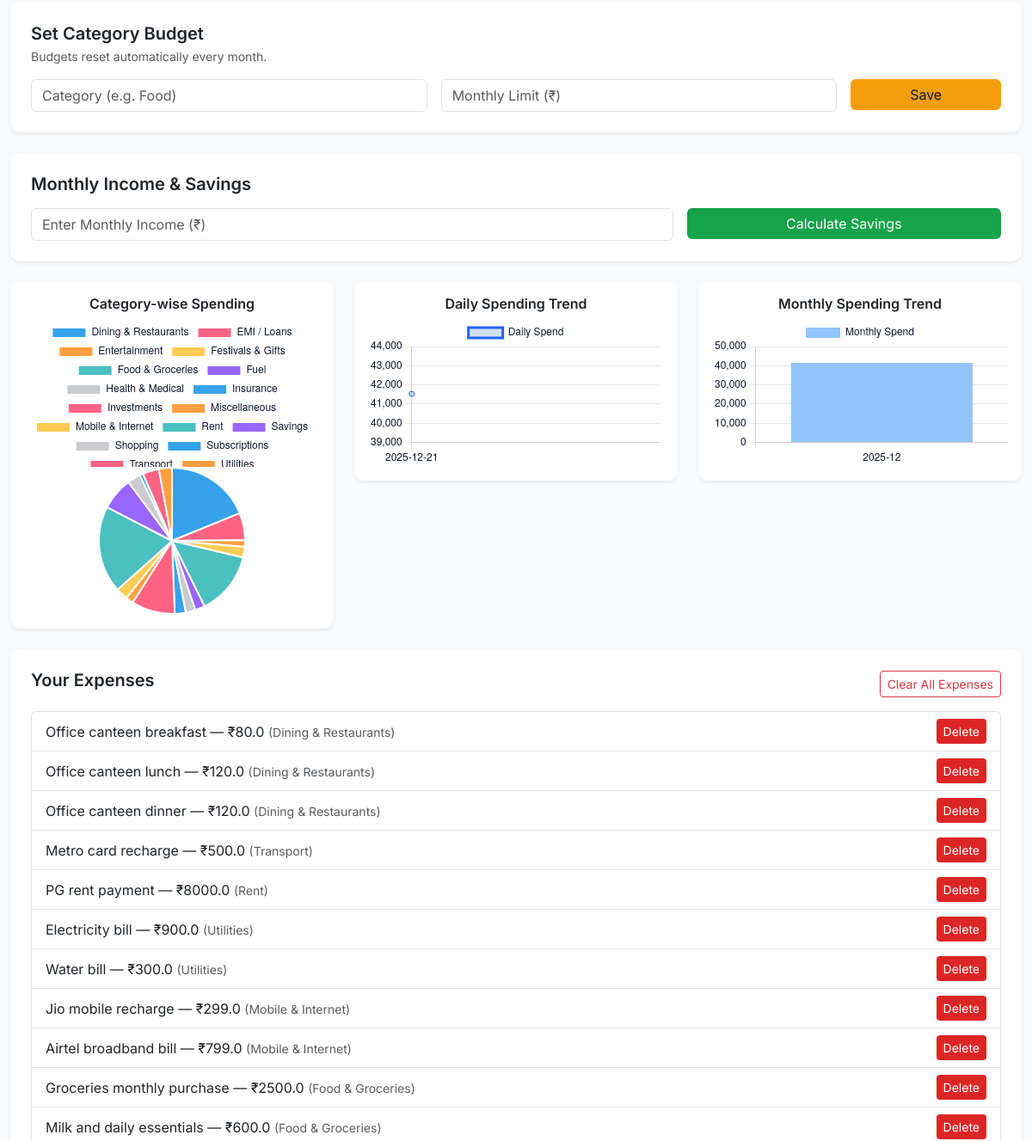
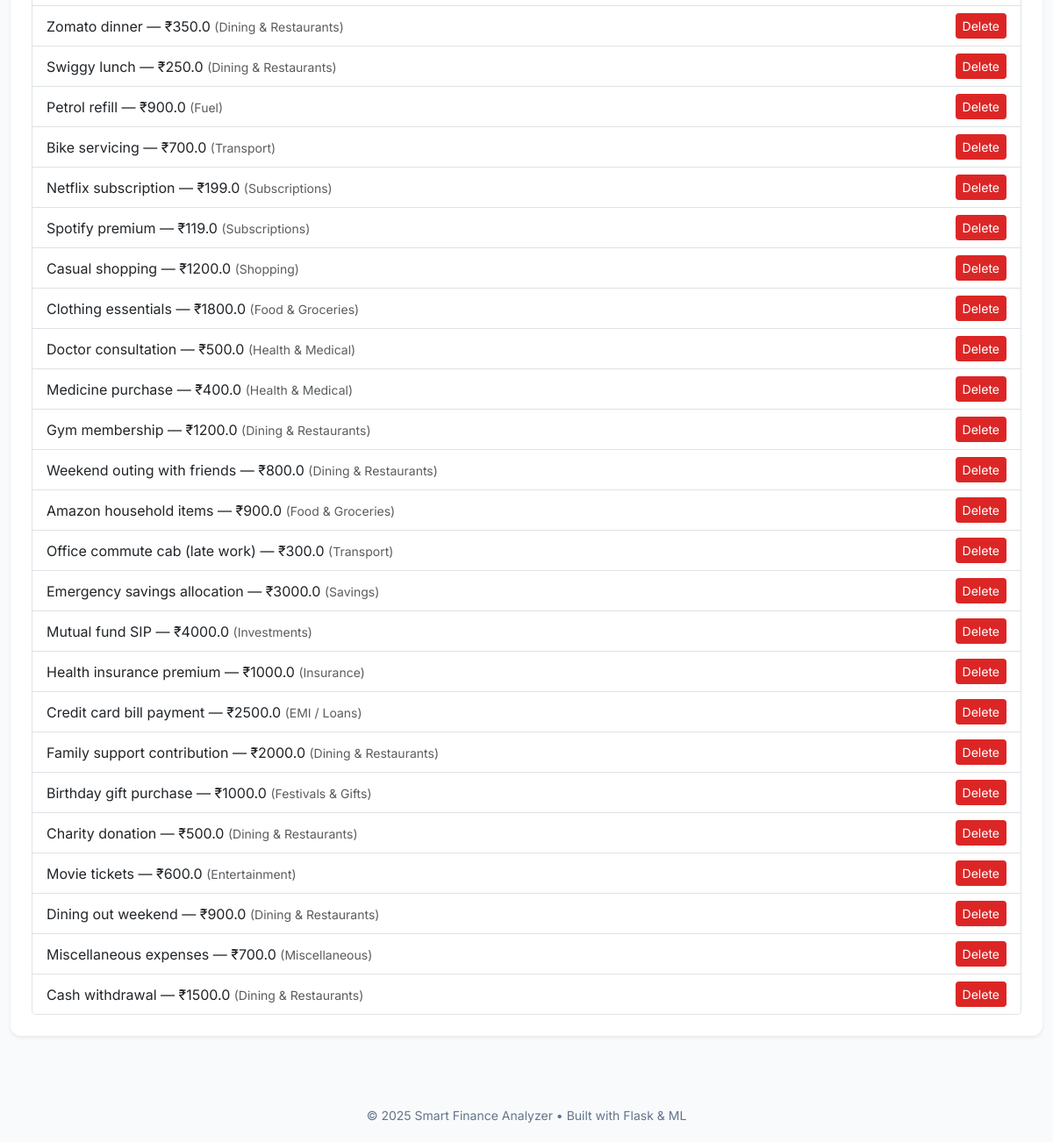
Page /dashboard (signed in, lower part) on the earlier database version (2 pictures, top to bottom).
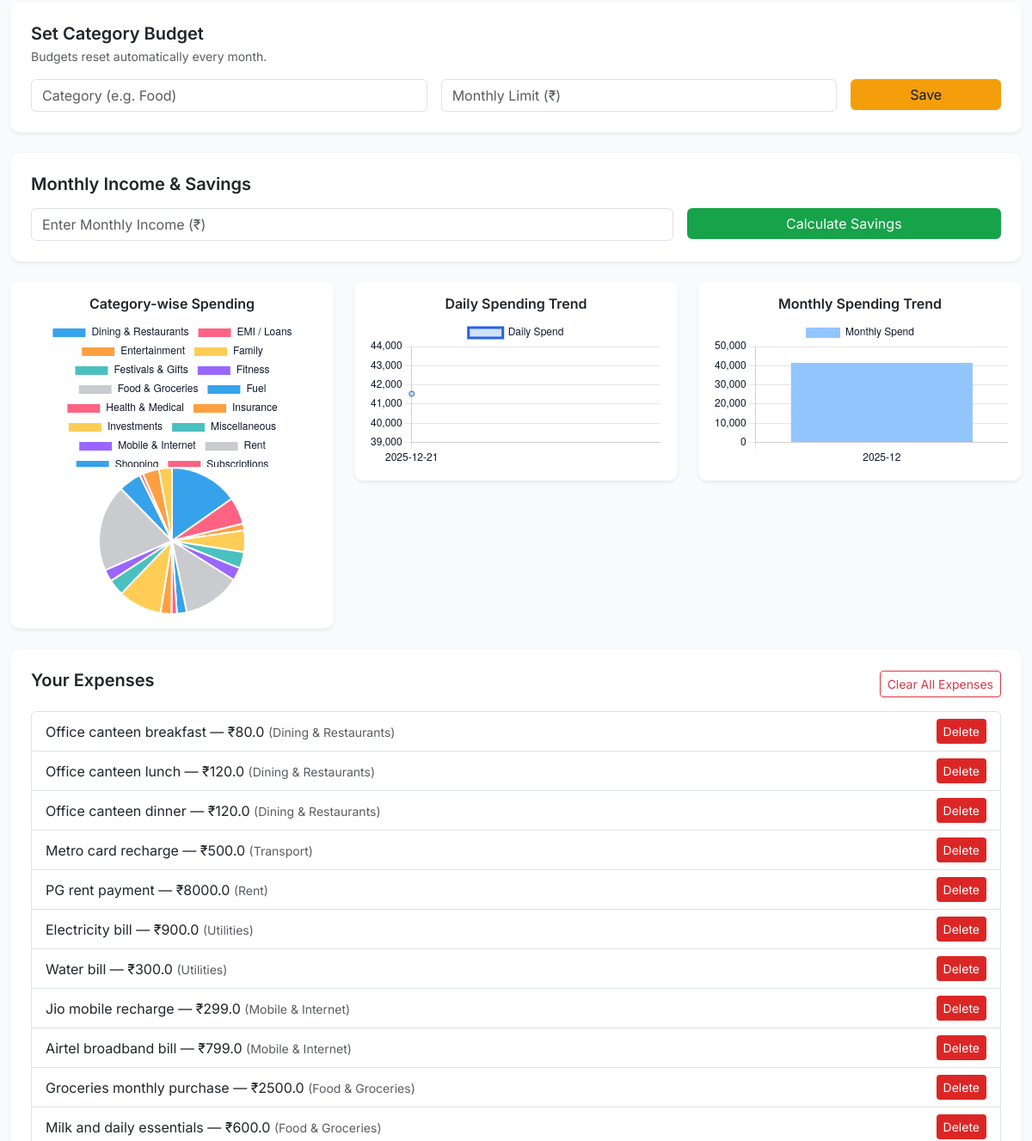
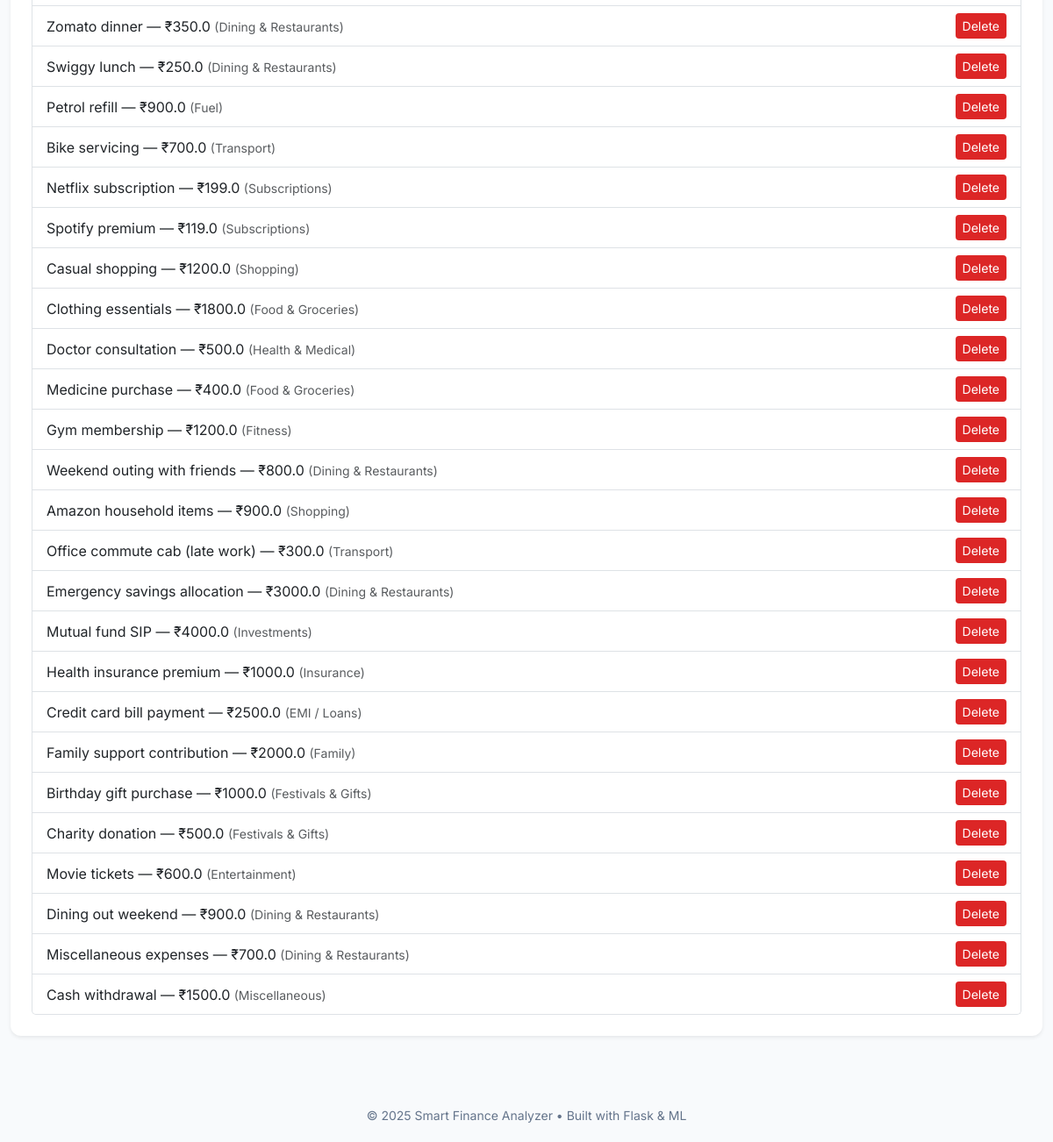
Same page on the later database version (2 pictures, top to bottom).
### models.py (models this page shows)
class Expense(db.Model):
    id = db.Column(db.Integer, primary_key=True)
    user_id = db.Column(db.Integer, db.ForeignKey("user.id"))
    amount = db.Column(db.Float)
    description = db.Column(db.String(200))
    category = db.Column(db.String(50))
    date = db.Column(db.DateTime, default=datetime.utcnow)

### app.py (the view, shortened to what this page needs)
@app.route("/dashboard", methods=["GET", "POST"])
@login_required
def dashboard():
    alert_messages = []
    predicted_savings = None
    health_score = None
    expenses = Expense.query.filter_by(
        user_id=current_user.id
    ).order_by(Expense.date.desc()).all()
    amounts_only = [e.amount for e in expenses]
    total_spent = sum(amounts_only)
    income_value = None
    savings_value = None
    savings_rate = None
    IGNORE_ANOMALY_CATEGORIES = [
        "Savings", "Investments", "Insurance",
        "Rent", "EMI / Loans"
    ]
    if len(amounts_only) >= 3:
        mean = statistics.mean(amounts_only)
        std = statistics.stdev(amounts_only)
        for e in expenses:
            if e.category in IGNORE_ANOMALY_CATEGORIES:
                continue
            if e.amount > mean + 3 * std:
                alert_messages.append(
                    f"Spending spike detected: ₹{e.amount} in {e.category}. Please review."
                )
    current_month = datetime.now().strftime("%Y-%m")
    budget_usage = []
    budgets = Budget.query.filter_by(user_id=current_user.id).all()
    category_data = db.session.query(
        Expense.category, func.sum(Expense.amount)
    ).filter_by(user_id=current_user.id).group_by(
        Expense.category
    ).all()
    daily_data = db.session.query(
        func.date(Expense.date), func.sum(Expense.amount)
    ).filter_by(user_id=current_user.id).group_by(
        func.date(Expense.date)
    ).all()
    monthly_data = db.session.query(
        func.strftime("%Y-%m", Expense.date),
        func.sum(Expense.amount)
    ).filter_by(user_id=current_user.id).group_by(
        func.strftime("%Y-%m", Expense.date)
    ).all()
    return render_template(
        "dashboard.html",
        expenses=expenses,
        categories=[c[0] for c in category_data],
        amounts=[float(c[1]) for c in category_data],
        daily_dates=[str(d[0]) for d in daily_data],
        daily_amounts=[float(d[1]) for d in daily_data],
        months=[m[0] for m in monthly_data],
        monthly_amounts=[float(m[1]) for m in monthly_data],
        total_spent=total_spent,
        income_value=income_value,
        savings_value=savings_value,
        savings_rate=savings_rate,
        predicted_savings=predicted_savings,
        health_score=health_score,
        budget_usage=budget_usage,
        alert_messages=alert_messages
    )

### app.py (called while the page is built)
@login_manager.user_loader
def load_user(user_id):
    return User.query.get(int(user_id))

@app.after_request
def no_cache(response):
    response.headers["Cache-Control"] = "no-store"
    return response

### templates/dashboard.html (shortened to what this page needs)
{% extends "base.html" %}
{% block content %}
<div class="card p-4 mb-4 shadow-sm">
  <h5 class="mb-1">Set Category Budget</h5>
  <p class="text-muted small mb-3">
    Budgets reset automatically every month.
  </p>
  <form method="POST" class="row g-3">
    <div class="col-md-5">
      <input name="budget_category"
             class="form-control" placeholder="Category (e.g. Food)">
    </div>
    <div class="col-md-5">
      <input name="budget_limit" type="number"
             class="form-control" placeholder="Monthly Limit (₹)">
    </div>
    <div class="col-md-2">
      <button class="btn btn-warning w-100">Save</button>
    </div>
  </form>
</div>
<div class="card p-4 mb-4 shadow-sm">
  <h5 class="mb-3">Monthly Income & Savings</h5>
  <form method="POST" class="row g-3">
    <div class="col-md-8">
      <input name="income" type="number"
             class="form-control" placeholder="Enter Monthly Income (₹)">
    </div>
    <div class="col-md-4">
      <button class="btn btn-success w-100">
        Calculate Savings
      </button>
    </div>
  </form>
</div>
<div class="row g-4 mb-4">
  <div class="col-md-4">
    <div class="card p-3 shadow-sm">
      <h6 class="text-center">Category-wise Spending</h6>
      <canvas id="pieChart"></canvas>
    </div>
  </div>
  <div class="col-md-4">
    <div class="card p-3 shadow-sm">
      <h6 class="text-center">Daily Spending Trend</h6>
      <canvas id="dailyChart"></canvas>
    </div>
  </div>
  <div class="col-md-4">
    <div class="card p-3 shadow-sm">
      <h6 class="text-center">Monthly Spending Trend</h6>
      <canvas id="monthlyChart"></canvas>
    </div>
  </div>
</div>
<div class="card p-4 mb-4 shadow-sm">
  <div class="d-flex justify-content-between align-items-center mb-3">
    <h5>Your Expenses</h5>
    {% if expenses %}
    <form method="POST" action="/clear-expenses"
          onsubmit="return confirm('Delete ALL expenses?');">
      <button class="btn btn-sm btn-outline-danger">
        Clear All Expenses
      </button>
    </form>
    {% endif %}
  </div>
  {% if expenses %}
  <ul class="list-group">
    {% for e in expenses %}
    <li class="list-group-item d-flex justify-content-between align-items-center">
      <span>
        {{ e.description }} — ₹{{ e.amount }}
        <small class="text-muted">({{ e.category }})</small>
      </span>
      <a href="/delete-expense/{{ e.id }}"
         class="btn btn-sm btn-danger"
         onclick="return confirm('Delete this expense?')">
        Delete
      </a>
    </li>
    {% endfor %}
  </ul>
  {% else %}
  <p class="text-muted">
    No expenses yet. Add your first expense or upload a CSV file.
  </p>
  {% endif %}
</div>
<script>
Chart.defaults.color = "#0f172a";
new Chart(pieChart, {
  type: "pie",
  data: {
    labels: {{ categories | tojson }},
    datasets: [{ data: {{ amounts | tojson }} }]
  }
});
new Chart(dailyChart, {
  type: "line",
  data: {
    labels: {{ daily_dates | tojson }},
    datasets: [{
      label: "Daily Spend",
      data: {{ daily_amounts | tojson }},
      borderColor: "#2563eb",
      backgroundColor: "rgba(37,99,235,0.2)"
    }]
  }
});
new Chart(monthlyChart, {
  type: "bar",
  data: {
    labels: {{ months | tojson }},
    datasets: [{
      label: "Monthly Spend",
      data: {{ monthly_amounts | tojson }},
      backgroundColor: "#93c5fd"
    }]
  }
});
</script>
{% endblock %}

### templates/base.html (shortened to what this page needs)
<!DOCTYPE html>
<html lang="en">
<head>
  <link href="https://cdn.jsdelivr.net/npm/bootstrap@5.3.2/dist/css/bootstrap.min.css" rel="stylesheet">
</head>
<body>
<div class="container my-5">
  {% block content %}{% endblock %}
</div>
<footer>
  © {{ 2025 }} Smart Finance Analyzer • Built with Flask & ML
</footer>
</body>
</html>

### templates/base.html (style rules this page uses)
body { font-family: 'Inter', sans-serif; background-color: #f8fafc; color: #0f172a; }
.container { max-width: 1200px; }
.card { border-radius: 12px; border: none; box-shadow: 0 4px 12px rgba(15, 23, 42, 0.08); }
h5, h6 { font-weight: 600; }
.btn-success { background-color: #16a34a; border: none; }
.btn-warning { background-color: #f59e0b; border: none; color: #0f172a; }
.btn-danger { background-color: #dc2626; border: none; }
footer { margin-top: 60px; padding: 20px 0; text-align: center; color: #64748b; font-size: 14px; }

Differences in the rows shown:
changed Expense "Medicine purchase": category "Health & Medical" → "Food & Groceries"
changed Expense "Gym membership": category "Dining & Restaurants" → "Fitness"
changed Expense "Amazon household items": category "Food & Groceries" → "Shopping"
changed Expense "Emergency savings allocation": category "Savings" → "Dining & Restaurants"
changed Expense "Family support contribution": category "Dining & Restaurants" → "Family"
changed Expense "Charity donation": category "Dining & Restaurants" → "Festivals & Gifts"
changed Expense "Miscellaneous expenses": category "Miscellaneous" → "Dining & Restaurants"
changed Expense "Cash withdrawal": category "Dining & Restaurants" → "Miscellaneous"
Other differences:
chart data {{ amounts | tojson }}: [7820.0, 2500.0, 600.0, 1000.0, 5800.0, 900.0, 900.0, 1000.0, 4000.0, 700.0, 1098.0, 8000.0, 3000.0, 1200.0, 318.0, 1500.0, 1200.0] → [6320.0, 2500.0, 600.0, 2000.0, 1500.0, 1200.0, 5300.0, 900.0, 500.0, 1000.0, 4000.0, 1500.0, 1098.0, 8000.0, 2100.0, 318.0, 1500.0, 1200.0]
